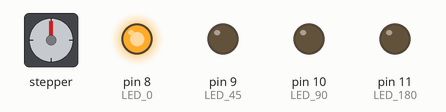
Recording of a sketch running on a simulated Arduino Uno, built with avr-gcc and run on an emulated ATmega328P. On the bench: stepper motor, output pins drawn as LEDs (lit = HIGH). Wiring (inferred from the names in the program): stepper motor driver (200 steps per turn assumed): step pin 5; direction pin 4. Pins used as bus, display or sensor lines are not drawn.

Above: at 0.05 s.
At 1.05 s:
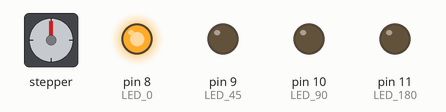
At 1.2 s:
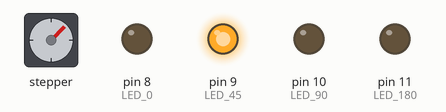
At 2.4 s:
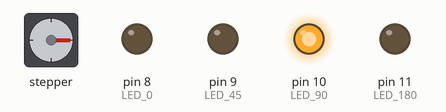
At 3.55 s:
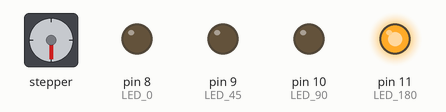
At 4.75 s:
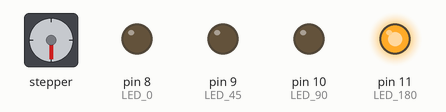
Timing chart, 0 to 6.2 s (numbered marks = the images above):
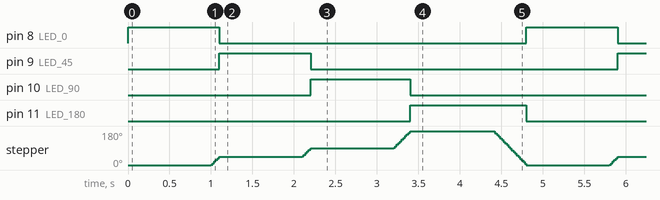

Measured:
- by itself, pin 8 (LED_0), pin 9 (LED_45): alternates HIGH for 1.1 s and LOW for 3.7 s
- by itself, pin 10 (LED_90): alternates HIGH for 1.2 s and LOW for 3.6 s
- by itself, pin 11 (LED_180): alternates HIGH for 1.4 s and LOW for 3.4 s
- by itself, stepper: turns 45° clockwise in 0.10 s, then 45° clockwise in 0.10 s, then 90° clockwise in 0.20 s, then 180° counter-clockwise in 0.40 s, repeating every 4.8 s

The sketch:

practicaleds.ino
```cpp
const int PIN_STEP = 5, PIN_DIR = 4;

// Pines para los LEDs indicadores
const int LED_0   = 8;   // Indica 0°
const int LED_45  = 9;   // Indica 45°
const int LED_90  = 10;  // Indica 90°
const int LED_180 = 11;  // Indica 180°

int pasoActual = 0;

void setup() {
  pinMode(PIN_STEP, OUTPUT);
  pinMode(PIN_DIR, OUTPUT);

  // Configurar cada LED como salida
  pinMode(LED_0, OUTPUT);
  pinMode(LED_45, OUTPUT);
  pinMode(LED_90, OUTPUT);
  pinMode(LED_180, OUTPUT);
}

void loop() {
  // --------------------------------------------------
  // PARADA 1: 0 Grados (Pin 8)
  // --------------------------------------------------
  moverMotor(0);               // Ir a 0 pasos
  digitalWrite(LED_0, HIGH);   // Enciende el LED de 0°
  digitalWrite(LED_45, LOW);
  digitalWrite(LED_90, LOW);
  digitalWrite(LED_180, LOW);
  delay(1000);                 // Espera 1 segundo

  // --------------------------------------------------
  // PARADA 2: 45 Grados (Pin 9)
  // --------------------------------------------------
  moverMotor(25);              // Ir a 25 pasos (45°)
  digitalWrite(LED_0, LOW);
  digitalWrite(LED_45, HIGH);  // Enciende el LED de 45°
  digitalWrite(LED_90, LOW);
  digitalWrite(LED_180, LOW);
  delay(1000);

  // --------------------------------------------------
  // PARADA 3: 90 Grados (Pin 10)
  // --------------------------------------------------
  moverMotor(50);              // Ir a 50 pasos (90°)
  digitalWrite(LED_0, LOW);
  digitalWrite(LED_45, LOW);
  digitalWrite(LED_90, HIGH);  // Enciende el LED de 90°
  digitalWrite(LED_180, LOW);
  delay(1000);

  // --------------------------------------------------
  // PARADA 4: 180 Grados (Pin 11)
  // --------------------------------------------------
  moverMotor(100);             // Ir a 100 pasos (180°)
  digitalWrite(LED_0, LOW);
  digitalWrite(LED_45, LOW);
  digitalWrite(LED_90, LOW);
  digitalWrite(LED_180, HIGH); // Enciende el LED de 180°
  delay(1000);
}

// Función auxiliar simple para mover el motor a la posición objetivo
void moverMotor(int pasoObjetivo) {
  int diferencia = pasoObjetivo - pasoActual;

  // Dirección: HIGH si el valor aumenta, LOW si el valor disminuye (regreso)
  digitalWrite(PIN_DIR, diferencia > 0 ? HIGH : LOW);
  if (diferencia < 0) diferencia = -diferencia;

  // Pulsos de movimiento
  for (int p = 0; p < diferencia; p++) {
    digitalWrite(PIN_STEP, HIGH);
    delayMicroseconds(2000);
    digitalWrite(PIN_STEP, LOW);
    delayMicroseconds(2000);
  }

  pasoActual = pasoObjetivo; // Guarda la posición actual
}
```
